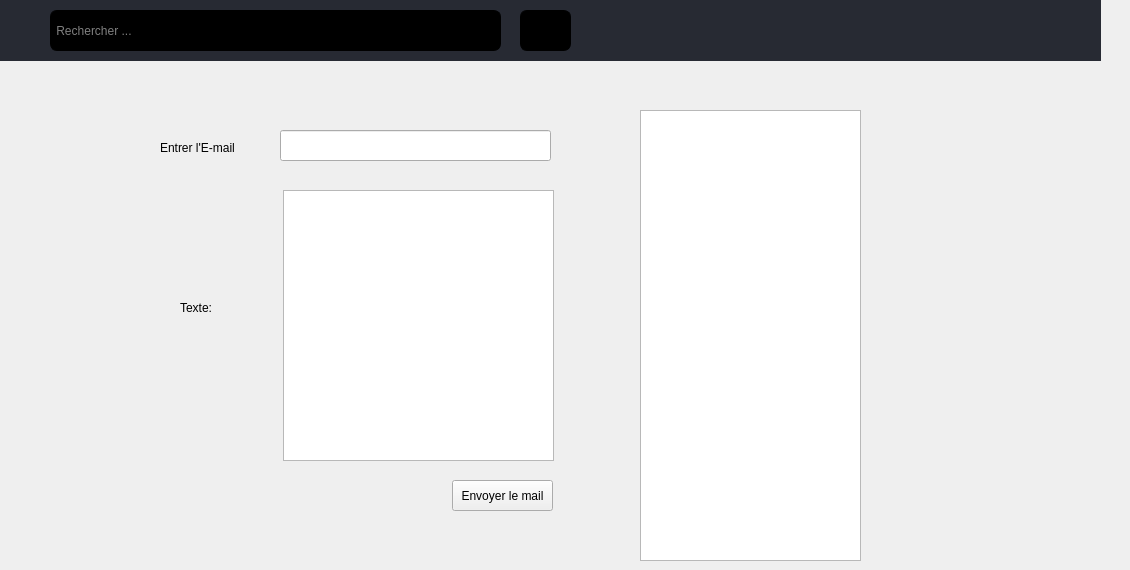
        <widget class="QWidget" name="page_13">
         <widget class="QTextEdit" name="mail_contenu">
          <property name="geometry">
           <rect>
            <x>283</x>
            <y>190</y>
            <width>271</width>
            <height>271</height>
           </rect>
          </property>
         </widget>
         <widget class="QLineEdit" name="receiver_mail">
          <property name="geometry">
           <rect>
            <x>280</x>
            <y>130</y>
            <width>271</width>
            <height>31</height>
           </rect>
          </property>
         </widget>
         <widget class="QPushButton" name="envoyer_mail">
          <property name="geometry">
           <rect>
            <x>452</x>
            <y>480</y>
            <width>101</width>
            <height>31</height>
           </rect>
          </property>
          <property name="text">
           <string>Envoyer le mail</string>
          </property>
         </widget>
         <widget class="QLabel" name="label_80">
          <property name="geometry">
           <rect>
            <x>180</x>
            <y>300</y>
            <width>81</width>
            <height>16</height>
           </rect>
          </property>
          <property name="text">
           <string>Texte:</string>
          </property>
         </widget>
         <widget class="QLabel" name="label_81">
          <property name="geometry">
           <rect>
            <x>160</x>
            <y>140</y>
            <width>111</width>
            <height>16</height>
           </rect>
          </property>
          <property name="text">
           <string>Entrer l'E-mail</string>
          </property>
         </widget>
         <widget class="QTableView" name="liste_mail">
          <property name="geometry">
           <rect>
            <x>640</x>
            <y>110</y>
            <width>221</width>
            <height>451</height>
           </rect>
          </property>
          <property name="styleSheet">
           <string notr="true"/>
          </property>
         </widget>
         <widget class="QLineEdit" name="barre_recherche_assureurs_mails">
          <property name="geometry">
           <rect>
            <x>50</x>
            <y>10</y>
            <width>451</width>
            <height>41</height>
           </rect>
          </property>
          <property name="styleSheet">
           <string notr="true">QLineEdit
{
	background-color: black;
	color: white;
	min-width: 80px;
	border-style: solid;
	border-width: 1px;
	border-radius: 7px;
	border-color: black
}</string>
          </property>
          <property name="text">
           <string/>
          </property>
          <property name="placeholderText">
           <string> Rechercher ...</string>
          </property>
         </widget>
         <widget class="QPushButton" name="pb_recherche_mails">
          <property name="geometry">
           <rect>
            <x>520</x>
            <y>10</y>
            <width>51</width>
            <height>41</height>
           </rect>
          </property>
          <property name="styleSheet">
           <string notr="true">QPushButton
{
	background-color: black;
	color: #ffffff;
	
	border-style: solid;
	border-width: 1px;
	border-radius: 7px;
	border-color: black;
	padding: 5px;

}


QPushButton::flat
{
	background-color: transparent;
	border: none;
	color: #fff;

}


QPushButton::disabled
{
	background-color: #404040;
	color: #656565;
	border-color: #051a39;

}


QPushButton::hover
{
	background-color: rgba(183, 134, 32, 20%);
	border: 1px solid #b78620;

}


QPushButton::pressed
{
	background-color: qlineargradient(spread:repeat, x1:1, y1:0, x2:1, y2:1, stop:0 rgba(74, 74, 74, 255),stop:1 rgba(49, 49, 49, 255));
	border: 1px solid #b78620;

}


QPushButton::checked
{
	background-color: qlineargradient(spread:repeat, x1:1, y1:0, x2:1, y2:1, stop:0 rgba(74, 74, 74, 255),stop:1 rgba(49, 49, 49, 255));
	border: 1px solid #222;

}

</string>
          </property>
          <property name="text">
           <string/>
          </property>
          <property name="icon">
           <iconset>
            <normaloff>:/theme_sombre/search.png</normaloff>:/theme_sombre/search.png</iconset>
          </property>
         </widget>
         <widget class="QLabel" name="marge_haute_3">
          <property name="geometry">
           <rect>
            <x>-20</x>
            <y>0</y>
            <width>1121</width>
            <height>61</height>
           </rect>
          </property>
          <property name="styleSheet">
           <string notr="true">background-color: #272a33;

border-color: #272a33;
	padding: 5px;
border-width: 3px;
border-style: solid ;</string>
          </property>
          <property name="text">
           <string/>
          </property>
         </widget>
         <zorder>label_80</zorder>
         <zorder>label_81</zorder>
         <zorder>marge_haute_3</zorder>
         <zorder>mail_contenu</zorder>
         <zorder>receiver_mail</zorder>
         <zorder>envoyer_mail</zorder>
         <zorder>liste_mail</zorder>
         <zorder>barre_recherche_assureurs_mails</zorder>
         <zorder>pb_recherche_mails</zorder>
        </widget>
